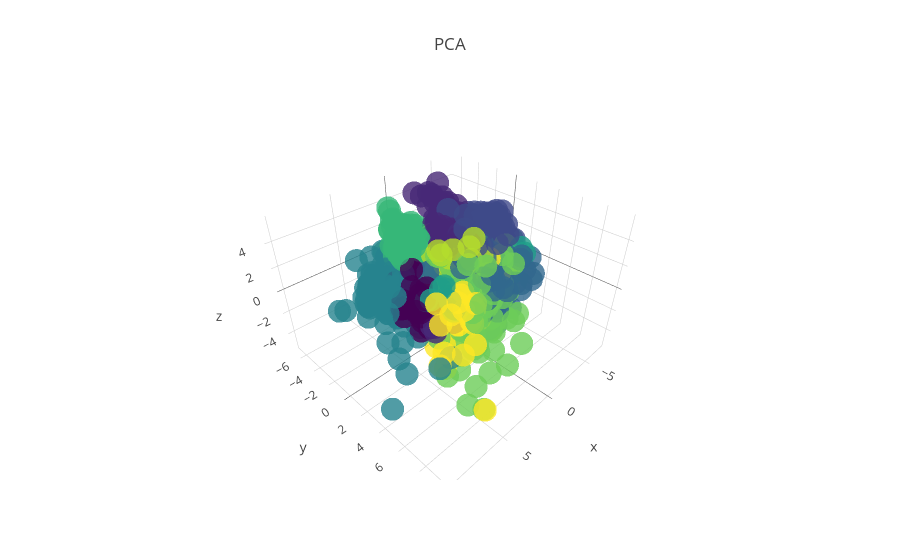

Here is the notebook cell this chart was saved with:
### Code cell
pca=PCA(n_components=3)
pca_dig=pca.fit_transform(data)

points_pca = go.Scatter3d(
    x = pca_dig[:, 0],
    y = pca_dig[:, 1],
    z = pca_dig[:, 2],
    name = 'Isomap point',
    mode = 'markers',
    marker = dict(size = 8, color = digits.target, colorscale='Viridis', opacity=0.8),
        text = digits.target.tolist(),textposition='bottom right'
    )

data_pca = [points_pca]

layout = go.Layout(
    title = 'PCA',
    legend={'font': {'size': 10}},
showlegend=False)
            

fig = go.Figure(data=data_pca, layout=layout)

iplot(fig, show_link = False)

### Figure 1 — Plotly figure (JSON) as saved in the notebook; plotly's stock layout.template omitted (floating-point values rounded to 4 significant figures; data arrays with more than 128 entries replaced by an {"elided": "..."} marker saying what was removed)
{"data": [{"marker": {"color": {"elided": "1797 int values"}, "colorscale": "Viridis", "opacity": 0.8, "size": 8}, "mode": "markers", "name": "Isomap point", "text": {"elided": "1797 str values"}, "textposition": "bottom right", "type": "scatter3d", "uid": "307cfe36-427b-11e9-a364-8c164508f442", "x": {"elided": "1797 float values"}, "y": {"elided": "1797 float values"}, "z": {"elided": "1797 float values"}}], "layout": {"legend": {"font": {"size": 10}}, "showlegend": false, "title": "PCA"}}
